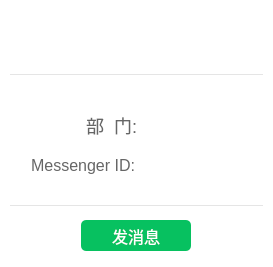
<?xml version="1.0" encoding="UTF-8"?>
<ui version="4.0">
 <class>CDlgTalk_head_msgInfoClass</class>
 <widget class="QWidget" name="CDlgTalk_head_msgInfoClass">
  <property name="geometry">
   <rect>
    <x>0</x>
    <y>0</y>
    <width>273</width>
    <height>267</height>
   </rect>
  </property>
  <property name="windowTitle">
   <string>CDlgTalk_head_msgInfo</string>
  </property>
  <layout class="QHBoxLayout" name="horizontalLayout">
   <property name="leftMargin">
    <number>0</number>
   </property>
   <property name="topMargin">
    <number>0</number>
   </property>
   <property name="rightMargin">
    <number>0</number>
   </property>
   <property name="bottomMargin">
    <number>0</number>
   </property>
   <item>
    <widget class="QWidget" name="widget" native="true">
     <property name="minimumSize">
      <size>
       <width>140</width>
       <height>0</height>
      </size>
     </property>
     <property name="styleSheet">
      <string notr="true">QWidget#widget
{
  
	background-color: rgb(255, 255, 255);
}</string>
     </property>
     <layout class="QVBoxLayout" name="verticalLayout">
      <property name="spacing">
       <number>0</number>
      </property>
      <property name="leftMargin">
       <number>10</number>
      </property>
      <property name="topMargin">
       <number>0</number>
      </property>
      <property name="rightMargin">
       <number>10</number>
      </property>
      <property name="bottomMargin">
       <number>10</number>
      </property>
      <item>
       <widget class="QWidget" name="widget_2" native="true">
        <property name="minimumSize">
         <size>
          <width>0</width>
          <height>70</height>
         </size>
        </property>
        <property name="maximumSize">
         <size>
          <width>16777215</width>
          <height>60</height>
         </size>
        </property>
        <property name="styleSheet">
         <string notr="true">QWidget#widget_2
{
 border-bottom:1px solid #e5e5e5;
}</string>
        </property>
        <layout class="QHBoxLayout" name="horizontalLayout_2">
         <property name="spacing">
          <number>10</number>
         </property>
         <property name="leftMargin">
          <number>0</number>
         </property>
         <property name="topMargin">
          <number>0</number>
         </property>
         <property name="rightMargin">
          <number>0</number>
         </property>
         <property name="bottomMargin">
          <number>20</number>
         </property>
         <item>
          <widget class="QLabel" name="lab_head">
           <property name="minimumSize">
            <size>
             <width>70</width>
             <height>70</height>
            </size>
           </property>
           <property name="maximumSize">
            <size>
             <width>70</width>
             <height>70</height>
            </size>
           </property>
           <property name="text">
            <string/>
           </property>
          </widget>
         </item>
         <item>
          <widget class="QWidget" name="widget_4" native="true">
           <layout class="QVBoxLayout" name="verticalLayout_3">
            <property name="spacing">
             <number>8</number>
            </property>
            <property name="leftMargin">
             <number>0</number>
            </property>
            <property name="topMargin">
             <number>12</number>
            </property>
            <property name="rightMargin">
             <number>0</number>
            </property>
            <property name="bottomMargin">
             <number>0</number>
            </property>
            <item>
             <widget class="QWidget" name="widget_5" native="true">
              <property name="minimumSize">
               <size>
                <width>0</width>
                <height>30</height>
               </size>
              </property>
              <property name="maximumSize">
               <size>
                <width>16777215</width>
                <height>30</height>
               </size>
              </property>
              <layout class="QHBoxLayout" name="horizontalLayout_3">
               <property name="leftMargin">
                <number>0</number>
               </property>
               <property name="topMargin">
                <number>0</number>
               </property>
               <property name="rightMargin">
                <number>0</number>
               </property>
               <property name="bottomMargin">
                <number>0</number>
               </property>
               <item>
                <widget class="QLabel" name="lab_name">
                 <property name="contextMenuPolicy">
                  <enum>Qt::NoContextMenu</enum>
                 </property>
                 <property name="styleSheet">
                  <string notr="true">color:#333333;
font: 22px &quot;微软雅黑&quot;;
font-weight:500;</string>
                 </property>
                 <property name="text">
                  <string/>
                 </property>
                 <property name="textInteractionFlags">
                  <set>Qt::TextSelectableByMouse</set>
                 </property>
                </widget>
               </item>
               <item>
                <widget class="QLabel" name="label_sex">
                 <property name="minimumSize">
                  <size>
                   <width>20</width>
                   <height>20</height>
                  </size>
                 </property>
                 <property name="maximumSize">
                  <size>
                   <width>20</width>
                   <height>20</height>
                  </size>
                 </property>
                 <property name="styleSheet">
                  <string notr="true"/>
                 </property>
                 <property name="text">
                  <string/>
                 </property>
                </widget>
               </item>
               <item>
                <spacer name="horizontalSpacer">
                 <property name="orientation">
                  <enum>Qt::Horizontal</enum>
                 </property>
                 <property name="sizeHint" stdset="0">
                  <size>
                   <width>130</width>
                   <height>17</height>
                  </size>
                 </property>
                </spacer>
               </item>
              </layout>
             </widget>
            </item>
            <item>
             <spacer name="verticalSpacer">
              <property name="orientation">
               <enum>Qt::Vertical</enum>
              </property>
              <property name="sizeHint" stdset="0">
               <size>
                <width>20</width>
                <height>7</height>
               </size>
              </property>
             </spacer>
            </item>
           </layout>
          </widget>
         </item>
        </layout>
       </widget>
      </item>
      <item>
       <widget class="QWidget" name="widget_3" native="true">
        <layout class="QVBoxLayout" name="verticalLayout_4">
         <property name="spacing">
          <number>10</number>
         </property>
         <property name="leftMargin">
          <number>0</number>
         </property>
         <property name="topMargin">
          <number>12</number>
         </property>
         <property name="rightMargin">
          <number>0</number>
         </property>
         <property name="bottomMargin">
          <number>0</number>
         </property>
         <item>
          <widget class="QLabel" name="label_2">
           <property name="minimumSize">
            <size>
             <width>0</width>
             <height>18</height>
            </size>
           </property>
           <property name="maximumSize">
            <size>
             <width>16777215</width>
             <height>18</height>
            </size>
           </property>
           <property name="text">
            <string/>
           </property>
          </widget>
         </item>
         <item>
          <widget class="QWidget" name="widget_6" native="true">
           <property name="minimumSize">
            <size>
             <width>0</width>
             <height>30</height>
            </size>
           </property>
           <property name="maximumSize">
            <size>
             <width>16777215</width>
             <height>30</height>
            </size>
           </property>
           <layout class="QHBoxLayout" name="horizontalLayout_4">
            <property name="spacing">
             <number>0</number>
            </property>
            <property name="leftMargin">
             <number>0</number>
            </property>
            <property name="topMargin">
             <number>0</number>
            </property>
            <property name="rightMargin">
             <number>0</number>
            </property>
            <property name="bottomMargin">
             <number>0</number>
            </property>
            <item>
             <widget class="QLabel" name="label">
              <property name="styleSheet">
               <string notr="true">color:#666666;
font-size:18px;</string>
              </property>
              <property name="text">
               <string>      部  门:</string>
              </property>
              <property name="alignment">
               <set>Qt::AlignRight|Qt::AlignTrailing|Qt::AlignVCenter</set>
              </property>
             </widget>
            </item>
            <item>
             <widget class="QLabel" name="dw">
              <property name="styleSheet">
               <string notr="true">font-size:18px</string>
              </property>
              <property name="text">
               <string/>
              </property>
             </widget>
            </item>
           </layout>
          </widget>
         </item>
         <item>
          <widget class="QWidget" name="widget_8" native="true">
           <property name="minimumSize">
            <size>
             <width>0</width>
             <height>30</height>
            </size>
           </property>
           <property name="maximumSize">
            <size>
             <width>16777215</width>
             <height>30</height>
            </size>
           </property>
           <layout class="QHBoxLayout" name="horizontalLayout_5">
            <property name="spacing">
             <number>4</number>
            </property>
            <property name="leftMargin">
             <number>0</number>
            </property>
            <property name="topMargin">
             <number>0</number>
            </property>
            <property name="rightMargin">
             <number>0</number>
            </property>
            <property name="bottomMargin">
             <number>0</number>
            </property>
            <item>
             <widget class="QLabel" name="label_staticMessengerId">
              <property name="minimumSize">
               <size>
                <width>110</width>
                <height>0</height>
               </size>
              </property>
              <property name="styleSheet">
               <string notr="true">color:#666666;font-size:16px;</string>
              </property>
              <property name="text">
               <string>Messenger ID:</string>
              </property>
              <property name="alignment">
               <set>Qt::AlignRight|Qt::AlignTrailing|Qt::AlignVCenter</set>
              </property>
             </widget>
            </item>
            <item>
             <widget class="QLabel" name="lab_MessagerId">
              <property name="contextMenuPolicy">
               <enum>Qt::NoContextMenu</enum>
              </property>
              <property name="styleSheet">
               <string notr="true">color:#333333;
font-size:18px</string>
              </property>
              <property name="text">
               <string/>
              </property>
              <property name="textInteractionFlags">
               <set>Qt::TextSelectableByMouse</set>
              </property>
             </widget>
            </item>
           </layout>
          </widget>
         </item>
         <item>
          <widget class="QLabel" name="label_3">
           <property name="text">
            <string/>
           </property>
          </widget>
         </item>
        </layout>
       </widget>
      </item>
      <item>
       <widget class="QWidget" name="widget_9" native="true">
        <property name="minimumSize">
         <size>
          <width>32</width>
          <height>52</height>
         </size>
        </property>
        <property name="maximumSize">
         <size>
          <width>16777215</width>
          <height>52</height>
         </size>
        </property>
        <property name="styleSheet">
         <string notr="true">border-top:1px solid #e5e5e5;</string>
        </property>
        <layout class="QHBoxLayout" name="horizontalLayout_6">
         <property name="spacing">
          <number>10</number>
         </property>
         <property name="leftMargin">
          <number>0</number>
         </property>
         <property name="topMargin">
          <number>10</number>
         </property>
         <property name="rightMargin">
          <number>0</number>
         </property>
         <property name="bottomMargin">
          <number>0</number>
         </property>
         <item>
          <widget class="QPushButton" name="msgDo">
           <property name="minimumSize">
            <size>
             <width>110</width>
             <height>31</height>
            </size>
           </property>
           <property name="maximumSize">
            <size>
             <width>110</width>
             <height>16777215</height>
            </size>
           </property>
           <property name="font">
            <font>
             <family>微软雅黑</family>
             <pointsize>-1</pointsize>
            </font>
           </property>
           <property name="cursor">
            <cursorShape>PointingHandCursor</cursorShape>
           </property>
           <property name="styleSheet">
            <string notr="true">background:rgb(7,193,96);border:none;color:#fff;border-radius:5%;font-size:16px</string>
           </property>
           <property name="text">
            <string>发消息</string>
           </property>
          </widget>
         </item>
        </layout>
       </widget>
      </item>
     </layout>
    </widget>
   </item>
  </layout>
 </widget>
 <layoutdefault spacing="6" margin="11"/>
 <resources/>
 <connections/>
</ui>
